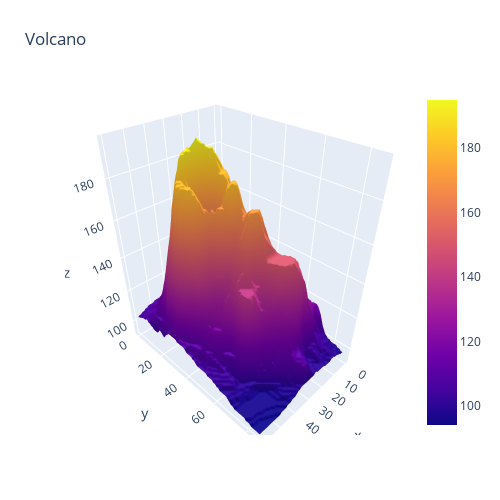

The cell this chart's notebook holds for it:
### Code cell
df_v = pd.read_csv("https://raw.githubusercontent.com/amankharwal/Website-data/master/volcano.csv")
fig = go.Figure(data=[go.Surface(z=df_v.values)])
fig.update_layout(title='Volcano', autosize=False,
                  width=500, height=500,
                  margin=dict(l=65, r=50, b=65, t=90))
fig.show()

### Figure 1 — Plotly figure (JSON) as saved in the notebook; plotly's stock layout.template omitted (floating-point values rounded to 4 significant figures; data arrays with more than 128 entries replaced by an {"elided": "..."} marker saying what was removed)
{"data": [{"type": "surface", "z": {"elided": "87x61 int values"}}], "layout": {"autosize": false, "height": 500, "margin": {"b": 65, "l": 65, "r": 50, "t": 90}, "title": {"text": "Volcano"}, "width": 500}}
